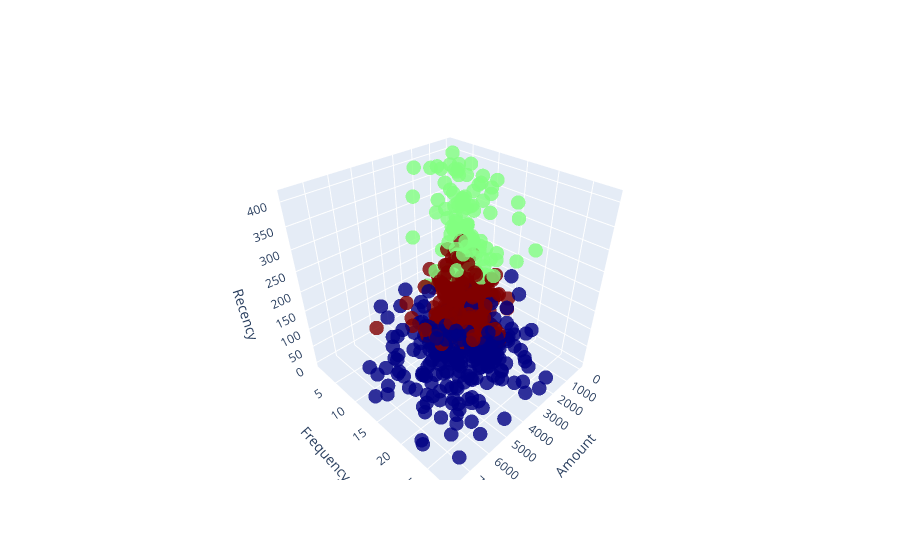

Notebook source saved alongside this figure:
### Code cell
import plotly.graph_objects as go

# Create the 3D scatter plot
fig = go.Figure(data=[go.Scatter3d(
    x=rfm_df['Amount'],
    y=rfm_df['Frequency'],
    z=rfm_df['Recency'],
    mode='markers',
    marker=dict(
        size=5,
        color=rfm_df['Cluster_Id'],  # Color by Cluster_Id
        colorscale='Jet',  # Choose a colorscale
        opacity=0.8
    ),
    text=rfm_df['Cluster_Id'],  # Text when hovering over points
)])

# Add axis labels
fig.update_layout(scene=dict(
                    xaxis_title='Amount',
                    yaxis_title='Frequency',
                    zaxis_title='Recency'),
                  )

# Show the plot
fig.show()

### Figure 1 — Plotly figure (JSON) as saved in the notebook; plotly's stock layout.template omitted (floating-point values rounded to 4 significant figures; data arrays with more than 128 entries replaced by an {"elided": "..."} marker saying what was removed)
{"data": [{"marker": {"color": {"elided": "669 int values"}, "colorscale": [[0, "rgb(0,0,131)"], [0.2, "rgb(0,60,170)"], [0.4, "rgb(5,255,255)"], [0.6, "rgb(255,255,0)"], [0.8, "rgb(250,0,0)"], [1, "rgb(128,0,0)"]], "opacity": 0.8, "size": 5}, "mode": "markers", "text": {"elided": "669 int values"}, "type": "scatter3d", "x": {"elided": "669 float values"}, "y": {"elided": "669 int values"}, "z": {"elided": "669 int values"}}], "layout": {"scene": {"xaxis": {"title": {"text": "Amount"}}, "yaxis": {"title": {"text": "Frequency"}}, "zaxis": {"title": {"text": "Recency"}}}}}
